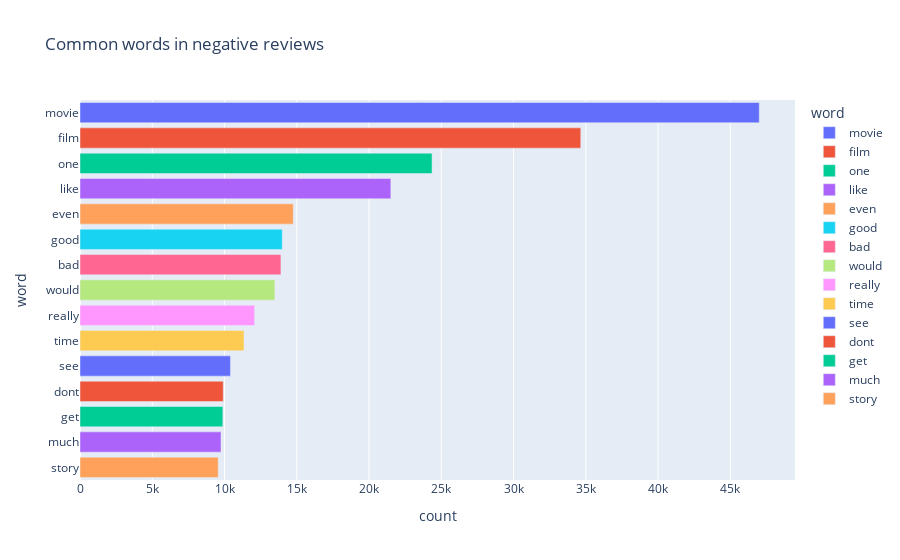

The notebook cell this image was saved under:
### Code cell
px.bar(neg_words, x='count', y='word', title='Common words in negative reviews', color = 'word')

### Figure 1 — Plotly figure (JSON) as saved in the notebook; plotly's stock layout.template omitted (floating-point values rounded to 4 significant figures)
{"data": [{"hovertemplate": "word=%{y}<br>count=%{x}<extra></extra>", "legendgroup": "movie", "marker": {"color": "#636efa", "pattern": {"shape": ""}}, "name": "movie", "orientation": "h", "showlegend": true, "textposition": "auto", "type": "bar", "x": [47001], "xaxis": "x", "y": ["movie"], "yaxis": "y"}, {"hovertemplate": "word=%{y}<br>count=%{x}<extra></extra>", "legendgroup": "film", "marker": {"color": "#EF553B", "pattern": {"shape": ""}}, "name": "film", "orientation": "h", "showlegend": true, "textposition": "auto", "type": "bar", "x": [34651], "xaxis": "x", "y": ["film"], "yaxis": "y"}, {"hovertemplate": "word=%{y}<br>count=%{x}<extra></extra>", "legendgroup": "one", "marker": {"color": "#00cc96", "pattern": {"shape": ""}}, "name": "one", "orientation": "h", "showlegend": true, "textposition": "auto", "type": "bar", "x": [24361], "xaxis": "x", "y": ["one"], "yaxis": "y"}, {"hovertemplate": "word=%{y}<br>count=%{x}<extra></extra>", "legendgroup": "like", "marker": {"color": "#ab63fa", "pattern": {"shape": ""}}, "name": "like", "orientation": "h", "showlegend": true, "textposition": "auto", "type": "bar", "x": [21508], "xaxis": "x", "y": ["like"], "yaxis": "y"}, {"hovertemplate": "word=%{y}<br>count=%{x}<extra></extra>", "legendgroup": "even", "marker": {"color": "#FFA15A", "pattern": {"shape": ""}}, "name": "even", "orientation": "h", "showlegend": true, "textposition": "auto", "type": "bar", "x": [14759], "xaxis": "x", "y": ["even"], "yaxis": "y"}, {"hovertemplate": "word=%{y}<br>count=%{x}<extra></extra>", "legendgroup": "good", "marker": {"color": "#19d3f3", "pattern": {"shape": ""}}, "name": "good", "orientation": "h", "showlegend": true, "textposition": "auto", "type": "bar", "x": [13995], "xaxis": "x", "y": ["good"], "yaxis": "y"}, {"hovertemplate": "word=%{y}<br>count=%{x}<extra></extra>", "legendgroup": "bad", "marker": {"color": "#FF6692", "pattern": {"shape": ""}}, "name": "bad", "orientation": "h", "showlegend": true, "textposition": "auto", "type": "bar", "x": [13903], "xaxis": "x", "y": ["bad"], "yaxis": "y"}, {"hovertemplate": "word=%{y}<br>count=%{x}<extra></extra>", "legendgroup": "would", "marker": {"color": "#B6E880", "pattern": {"shape": ""}}, "name": "would", "orientation": "h", "showlegend": true, "textposition": "auto", "type": "bar", "x": [13482], "xaxis": "x", "y": ["would"], "yaxis": "y"}, {"hovertemplate": "word=%{y}<br>count=%{x}<extra></extra>", "legendgroup": "really", "marker": {"color": "#FF97FF", "pattern": {"shape": ""}}, "name": "really", "orientation": "h", "showlegend": true, "textposition": "auto", "type": "bar", "x": [12084], "xaxis": "x", "y": ["really"], "yaxis": "y"}, {"hovertemplate": "word=%{y}<br>count=%{x}<extra></extra>", "legendgroup": "time", "marker": {"color": "#FECB52", "pattern": {"shape": ""}}, "name": "time", "orientation": "h", "showlegend": true, "textposition": "auto", "type": "bar", "x": [11349], "xaxis": "x", "y": ["time"], "yaxis": "y"}, {"hovertemplate": "word=%{y}<br>count=%{x}<extra></extra>", "legendgroup": "see", "marker": {"color": "#636efa", "pattern": {"shape": ""}}, "name": "see", "orientation": "h", "showlegend": true, "textposition": "auto", "type": "bar", "x": [10412], "xaxis": "x", "y": ["see"], "yaxis": "y"}, {"hovertemplate": "word=%{y}<br>count=%{x}<extra></extra>", "legendgroup": "dont", "marker": {"color": "#EF553B", "pattern": {"shape": ""}}, "name": "dont", "orientation": "h", "showlegend": true, "textposition": "auto", "type": "bar", "x": [9912], "xaxis": "x", "y": ["dont"], "yaxis": "y"}, {"hovertemplate": "word=%{y}<br>count=%{x}<extra></extra>", "legendgroup": "get", "marker": {"color": "#00cc96", "pattern": {"shape": ""}}, "name": "get", "orientation": "h", "showlegend": true, "textposition": "auto", "type": "bar", "x": [9884], "xaxis": "x", "y": ["get"], "yaxis": "y"}, {"hovertemplate": "word=%{y}<br>count=%{x}<extra></extra>", "legendgroup": "much", "marker": {"color": "#ab63fa", "pattern": {"shape": ""}}, "name": "much", "orientation": "h", "showlegend": true, "textposition": "auto", "type": "bar", "x": [9758], "xaxis": "x", "y": ["much"], "yaxis": "y"}, {"hovertemplate": "word=%{y}<br>count=%{x}<extra></extra>", "legendgroup": "story", "marker": {"color": "#FFA15A", "pattern": {"shape": ""}}, "name": "story", "orientation": "h", "showlegend": true, "textposition": "auto", "type": "bar", "x": [9563], "xaxis": "x", "y": ["story"], "yaxis": "y"}], "layout": {"barmode": "relative", "legend": {"title": {"text": "word"}, "tracegroupgap": 0}, "title": {"text": "Common words in negative reviews"}, "xaxis": {"anchor": "y", "domain": [0, 1], "title": {"text": "count"}}, "yaxis": {"anchor": "x", "categoryarray": ["story", "much", "get", "dont", "see", "time", "really", "would", "bad", "good", "even", "like", "one", "film", "movie"], "categoryorder": "array", "domain": [0, 1], "title": {"text": "word"}}}}
